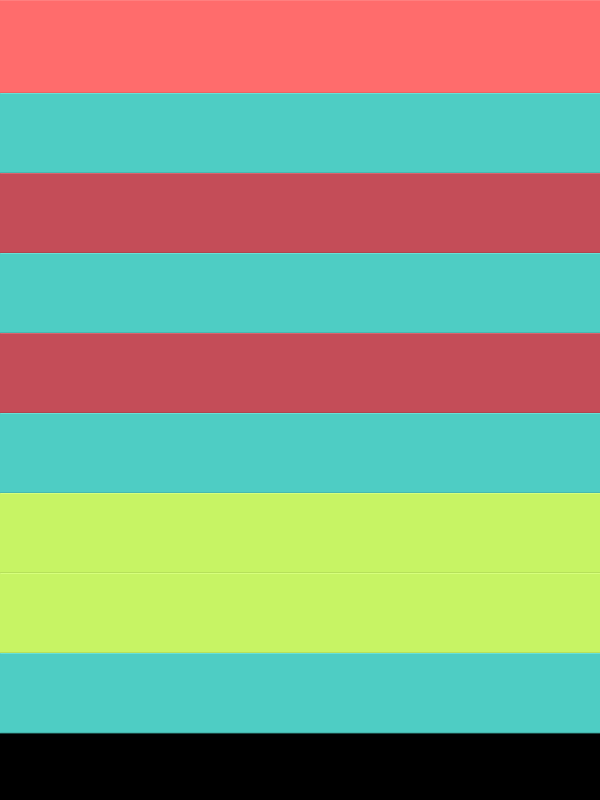
Frame 1 (no input)
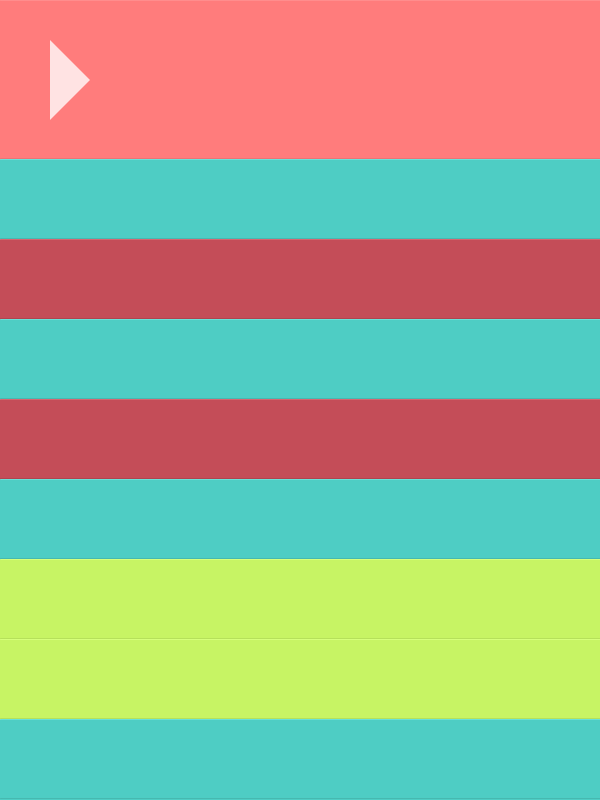
Frame 60 (the mouse pressed at the canvas centre just before this capture)
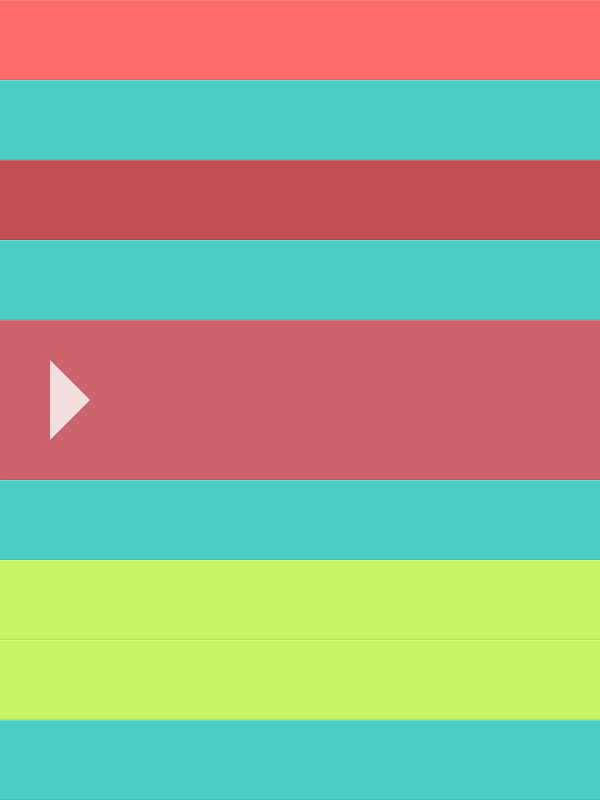
Frame 120 (the mouse held since frame 60 and released just before this capture)

The Processing sketch that drew these frames (run headless with seeded random() and noise(); from frame 60 on, the mouse is pressed at the canvas centre):

// Processing sketch: Filas
// ── Filas.pde
ArrayList<Fila> filas;
color paleta[];

void setup() {
  size(600, 800);
  smooth(8);
  paleta = new color[5];
  paleta[0] = color(#556270);
  paleta[1] = color(#4ECDC4);
  paleta[2] = color(#C7F464);
  paleta[3] = color(#FF6B6B);
  paleta[4] = color(#C44D58);
  filas = new ArrayList<Fila>();
  for (int i = 0; i < 9; i++) {
    Fila aux = new Fila(0, i*80, width, 80);
    filas.add(aux);
  }
}

void draw() {
  background(0);
  float h = 0;
  for (int i = 0; i < filas.size(); i++) {
    Fila aux = filas.get(i);
    aux.y = h;
    aux.act();
    h += aux.h;
  }
}

class Fila {
  boolean eliminar, sobre;
  color col, cluz, csom; 
  float x, y, w, h, hmin, hmax;
  int time;
  Fila(float x, float y, float w, float h) {
    this.x = x; 
    this.y = y;
    this.w = w;
    this.h = h;
    hmin = h;
    hmax = h*2;
    col = paleta[int(random(paleta.length))];
    colorMode(HSB);
    cluz = color(hue(col), saturation(col)-20, brightness(col)+20);
    csom = color(hue(col), saturation(col), brightness(col)-20);
    colorMode(RGB);
  }
  void act() {
    if (mouseX >= x && mouseX < x+w && mouseY >= y && mouseY < y+h) {
      if (!sobre) {
        time = 0;
        sobre = true;
      }
      if (time < 30) time += 1;
    }
    else {
      if (sobre) {
        time = 30;
        sobre = false;
      }
      if (time > 0) time--;
    }
    if (h < hmax && sobre) { 
      float vel = abs(map((hmax-h), 0, hmax-hmin, -1, 1))*10;
      vel = (hmax-h)/6;
      h += vel;
    }
    if (!sobre && h > hmin) {
      //float vel = abs(map((h-hmin),0,hmax-hmin,-1,1))*10;
      float vel = (h-hmin)/6;
      h -= vel;
    }
    dibujar();
  }
  void dibujar() {
    strokeWeight(1);
    noStroke();
    fill(col);
    rect(x, y, w, h);
    stroke(cluz);
    line(x, y, x+w, y);
    stroke(csom);
    line(x, y+h-1, x+w, y+h-1);
    noStroke();
    fill(255, time);
    rect(x, y, w, h);
    /*
    stroke(255, 50);
    triangle(x+w*0.25, y, x+w*0.75, y, w*0.5, y+w*0.25);*/
    if (time > 0) {
      noStroke();
      fill(255, 200);
      float dx = -30 + sin((time/30.)*(PI/2))*80;
      triangle(x+dx, y+h*0.25, x+dx, y+h*0.75, x+dx+h*0.25, y+h*0.5);
    }
  }
}
